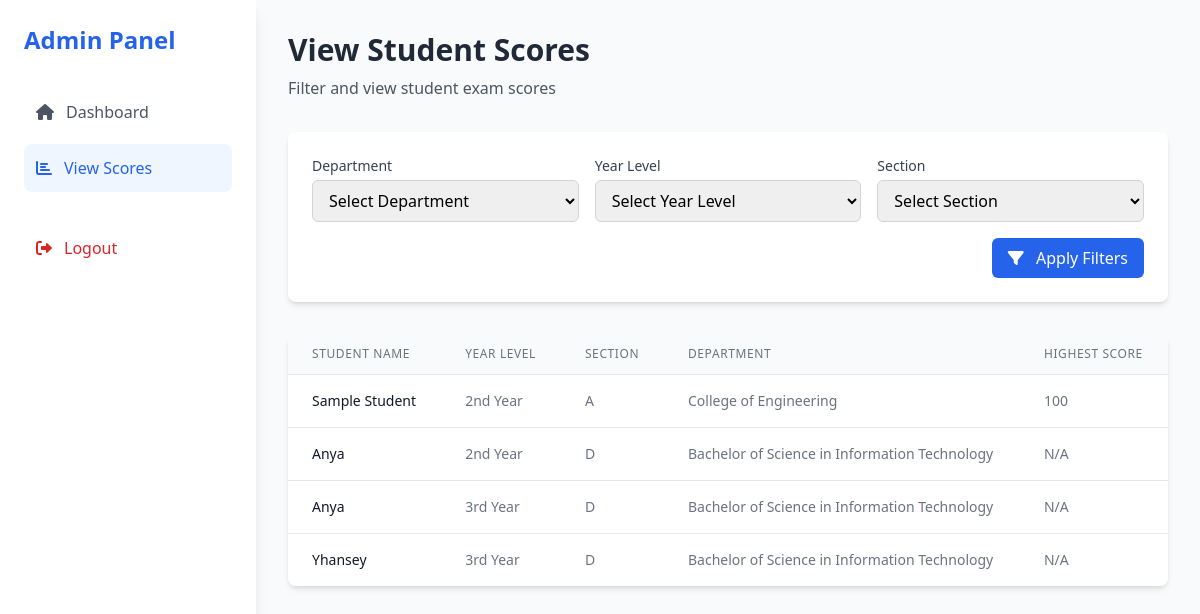
The page /admin-1/view_student_scores.php (signed in) on the database its author committed.
### tables this page shows
CREATE TABLE `students` (
  `id` int(11) NOT NULL,
  `full_name` varchar(100) NOT NULL,
  `email` varchar(100) NOT NULL,
  `password` varchar(255) NOT NULL,
  `year_level` enum('1st Year','2nd Year','3rd Year','4th Year') NOT NULL,
  `section` enum('A','B','C','D','E') NOT NULL,
  `registration_date` timestamp NOT NULL DEFAULT current_timestamp(),
  `department` varchar(255) NOT NULL DEFAULT ''
);

### admin-1/view_student_scores.php (the view, shortened to what this page needs)
<?php
include '../includes/db_connection.php';
$whereSQL = "";
$sql = "
SELECT
    s.id, s.full_name, s.year_level, s.section, s.department,
    MAX(ss.score) as highest_score
FROM students s
LEFT JOIN student_scores ss ON s.id = ss.student_id
$whereSQL
GROUP BY s.id
ORDER BY highest_score DESC, s.full_name ASC
";
$stmt = $conn->prepare($sql);
$stmt->execute();
$result = $stmt->get_result();
?>
<!DOCTYPE html>
<html lang="en">
<head>
    <script src="https://cdn.tailwindcss.com"></script>
    <link href="https://cdnjs.cloudflare.com/ajax/libs/font-awesome/6.0.0/css/all.min.css" rel="stylesheet">
</head>
<body class="bg-gray-50">
    <div class="flex h-screen">
        <div class="w-64 bg-white shadow-lg">
            <div class="p-6">
                <h2 class="text-2xl font-bold text-blue-600 mb-8">Admin Panel</h2>
                <nav class="space-y-2">
                    <a href="admin_dashboard.php" class="flex items-center space-x-3 text-gray-600 hover:bg-blue-50 hover:text-blue-600 p-3 rounded-lg">
                        <i class="fas fa-home"></i>
                        <span>Dashboard</span>
                    </a>
                    <a href="view_student_scores.php" class="flex items-center space-x-3 text-blue-600 bg-blue-50 p-3 rounded-lg">
                        <i class="fas fa-chart-bar"></i>
                        <span>View Scores</span>
                    </a>
                </nav>
                <div class="mt-auto pt-8">
                    <a href="../logout.php" class="flex items-center space-x-3 text-red-600 hover:bg-red-50 p-3 rounded-lg">
                        <i class="fas fa-sign-out-alt"></i>
                        <span>Logout</span>
                    </a>
                </div>
            </div>
        </div>
        <div class="flex-1 overflow-y-auto">
            <div class="p-8">
                <div class="mb-8">
                    <h1 class="text-3xl font-bold text-gray-800">View Student Scores</h1>
                    <p class="text-gray-600 mt-2">Filter and view student exam scores</p>
                </div>
                <div class="bg-white rounded-lg shadow-md p-6 mb-8">
                    <form method="GET" class="space-y-4">
                        <div class="grid grid-cols-1 md:grid-cols-3 gap-4">
                            <div>
                                <label class="block text-sm font-medium text-gray-700 mb-1">Department</label>
                                <select name="department" required
                                    class="w-full px-3 py-2 border border-gray-300 rounded-md focus:outline-none focus:ring-2 focus:ring-blue-500">
                                    <option value="">Select Department</option>
                                </select>
                            </div>
                            <div>
                                <label class="block text-sm font-medium text-gray-700 mb-1">Year Level</label>
                                <select name="year" required
                                    class="w-full px-3 py-2 border border-gray-300 rounded-md focus:outline-none focus:ring-2 focus:ring-blue-500">
                                    <option value="">Select Year Level</option>
                                </select>
                            </div>
                            <div>
                                <label class="block text-sm font-medium text-gray-700 mb-1">Section</label>
                                <select name="section" required
                                    class="w-full px-3 py-2 border border-gray-300 rounded-md focus:outline-none focus:ring-2 focus:ring-blue-500">
                                    <option value="">Select Section</option>
                                </select>
                            </div>
                        </div>
                        <div class="flex justify-end">
                            <button type="submit" class="px-4 py-2 bg-blue-600 text-white rounded-md hover:bg-blue-700 focus:outline-none focus:ring-2 focus:ring-blue-500">
                                <i class="fas fa-filter mr-2"></i> Apply Filters
                            </button>
                        </div>
                    </form>
                </div>
                <?php if ($result && $result->num_rows > 0): ?>
                    <div class="bg-white rounded-lg shadow-md overflow-hidden">
                        <div class="overflow-x-auto">
                            <table class="min-w-full divide-y divide-gray-200">
                                <thead class="bg-gray-50">
                                    <tr>
                                        <th class="px-6 py-3 text-left text-xs font-medium text-gray-500 uppercase tracking-wider">Student Name</th>
                                        <th class="px-6 py-3 text-left text-xs font-medium text-gray-500 uppercase tracking-wider">Year Level</th>
                                        <th class="px-6 py-3 text-left text-xs font-medium text-gray-500 uppercase tracking-wider">Section</th>
                                        <th class="px-6 py-3 text-left text-xs font-medium text-gray-500 uppercase tracking-wider">Department</th>
                                        <th class="px-6 py-3 text-left text-xs font-medium text-gray-500 uppercase tracking-wider">Highest Score</th>
                                    </tr>
                                </thead>
                                <tbody class="bg-white divide-y divide-gray-200">
                                    <?php while($row = $result->fetch_assoc()): ?>
                                        <tr class="hover:bg-gray-50">
                                            <td class="px-6 py-4 whitespace-nowrap text-sm font-medium text-gray-900">
                                                <?php echo htmlspecialchars($row['full_name']); ?>
                                            </td>
                                            <td class="px-6 py-4 whitespace-nowrap text-sm text-gray-500">
                                                <?php echo htmlspecialchars($row['year_level']); ?>
                                            </td>
                                            <td class="px-6 py-4 whitespace-nowrap text-sm text-gray-500">
                                                <?php echo htmlspecialchars($row['section']); ?>
                                            </td>
                                            <td class="px-6 py-4 whitespace-nowrap text-sm text-gray-500">
                                                <?php echo htmlspecialchars($row['department']); ?>
                                            </td>
                                            <td class="px-6 py-4 whitespace-nowrap text-sm text-gray-500">
                                                <?php echo is_null($row['highest_score']) ? 'N/A' : htmlspecialchars($row['highest_score']); ?>
                                            </td>
                                        </tr>
                                    <?php endwhile; ?>
                                </tbody>
                            </table>
                        </div>
                    </div>
                <?php else: ?>
                    <div class="bg-white rounded-lg shadow-md p-6 text-center">
                        <p class="text-gray-500">No students found for the selected filters.</p>
                    </div>
                <?php endif; ?>
            </div>
        </div>
    </div>
</body>
</html>

### rows shown on the page
students: full_name "Sample Student", year_level "2nd Year", section "A", department "College of Engineering", highest_score "100"
students: full_name "Anya", year_level "2nd Year", section "D", department "Bachelor of Science in Information Technology", shows "N/A"
students: full_name "Anya", year_level "3rd Year", section "D", department "Bachelor of Science in Information Technology", shows "N/A"
students: full_name "Yhansey", year_level "3rd Year", section "D", department "Bachelor of Science in Information Technology", shows "N/A"
